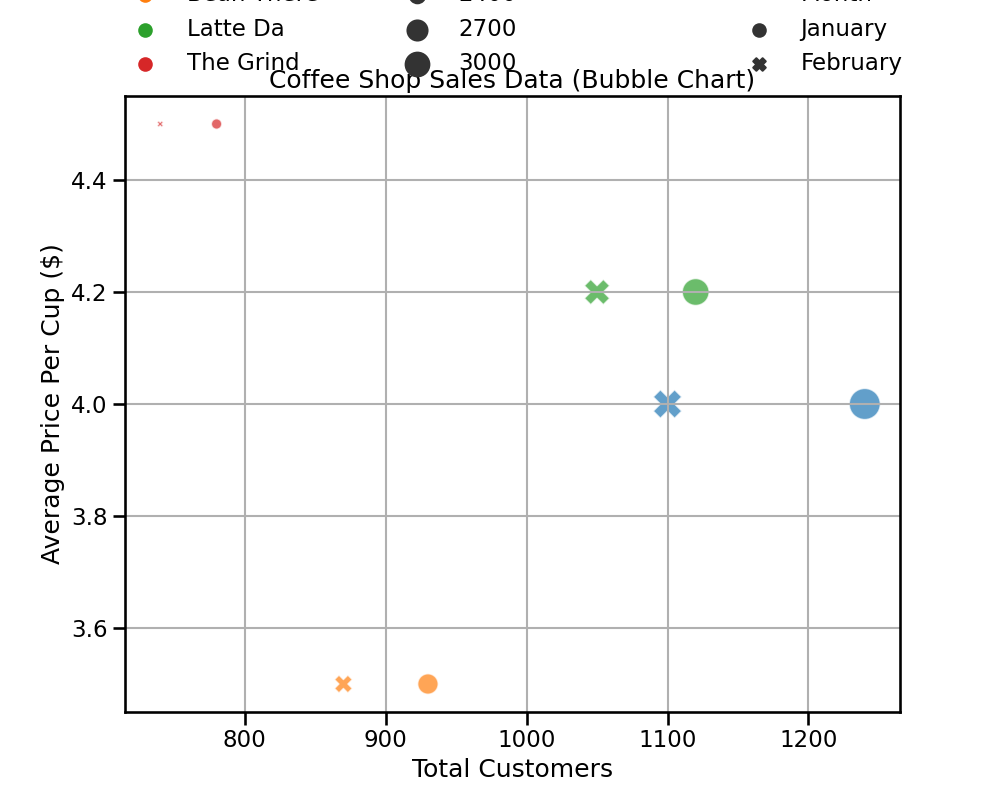

This figure's Python source:

import seaborn as sns
import matplotlib.pyplot as plt
import pandas as pd

# Given data
data = [
    {'Shop Location': 'Central Perk', 'Month': 'January', 'Total Customers': 1240, 'Sales Volume (cups)': 3760, 'Top Selling Beverage': 'Espresso', 'Average Price Per Cup ($)': 4.0},
    {'Shop Location': 'Bean There', 'Month': 'January', 'Total Customers': 930, 'Sales Volume (cups)': 2730, 'Top Selling Beverage': 'Americano', 'Average Price Per Cup ($)': 3.5},
    {'Shop Location': 'Latte Da', 'Month': 'January', 'Total Customers': 1120, 'Sales Volume (cups)': 3300, 'Top Selling Beverage': 'Cappuccino', 'Average Price Per Cup ($)': 4.2},
    {'Shop Location': 'The Grind', 'Month': 'January', 'Total Customers': 780, 'Sales Volume (cups)': 2150, 'Top Selling Beverage': 'Latte', 'Average Price Per Cup ($)': 4.5},
    {'Shop Location': 'Central Perk', 'Month': 'February', 'Total Customers': 1100, 'Sales Volume (cups)': 3460, 'Top Selling Beverage': 'Espresso', 'Average Price Per Cup ($)': 4.0},
    {'Shop Location': 'Bean There', 'Month': 'February', 'Total Customers': 870, 'Sales Volume (cups)': 2540, 'Top Selling Beverage': 'Americano', 'Average Price Per Cup ($)': 3.5},
    {'Shop Location': 'Latte Da', 'Month': 'February', 'Total Customers': 1050, 'Sales Volume (cups)': 3140, 'Top Selling Beverage': 'Cappuccino', 'Average Price Per Cup ($)': 4.2},
    {'Shop Location': 'The Grind', 'Month': 'February', 'Total Customers': 740, 'Sales Volume (cups)': 2020, 'Top Selling Beverage': 'Latte', 'Average Price Per Cup ($)': 4.5}
]

# Convert to DataFrame
df = pd.DataFrame(data)

# Create bubble chart
plt.figure(figsize=(10, 8))
bubble_chart = sns.scatterplot(
    data=df,
    x='Total Customers',
    y='Average Price Per Cup ($)',
    size='Sales Volume (cups)',
    hue='Shop Location',
    style='Month',
    sizes=(20, 500),
    alpha=0.7,  # setting transparency level
    edgecolor="w",  # setting edge color for the bubbles
    linewidth=1  # setting edge width for the bubbles
)

# Adjust legend
bubble_chart.legend(loc='upper right', bbox_to_anchor=(1.15, 1), borderaxespad=0)
plt.title('Coffee Shop Sales Data (Bubble Chart)')
plt.xlabel('Total Customers')
plt.ylabel('Average Price Per Cup ($)')
plt.grid(True)  # Optional grid
sns.move_legend(bubble_chart, "lower center", bbox_to_anchor=(.5, 1), ncol=3, title=None, frameon=False)

plt.show()
